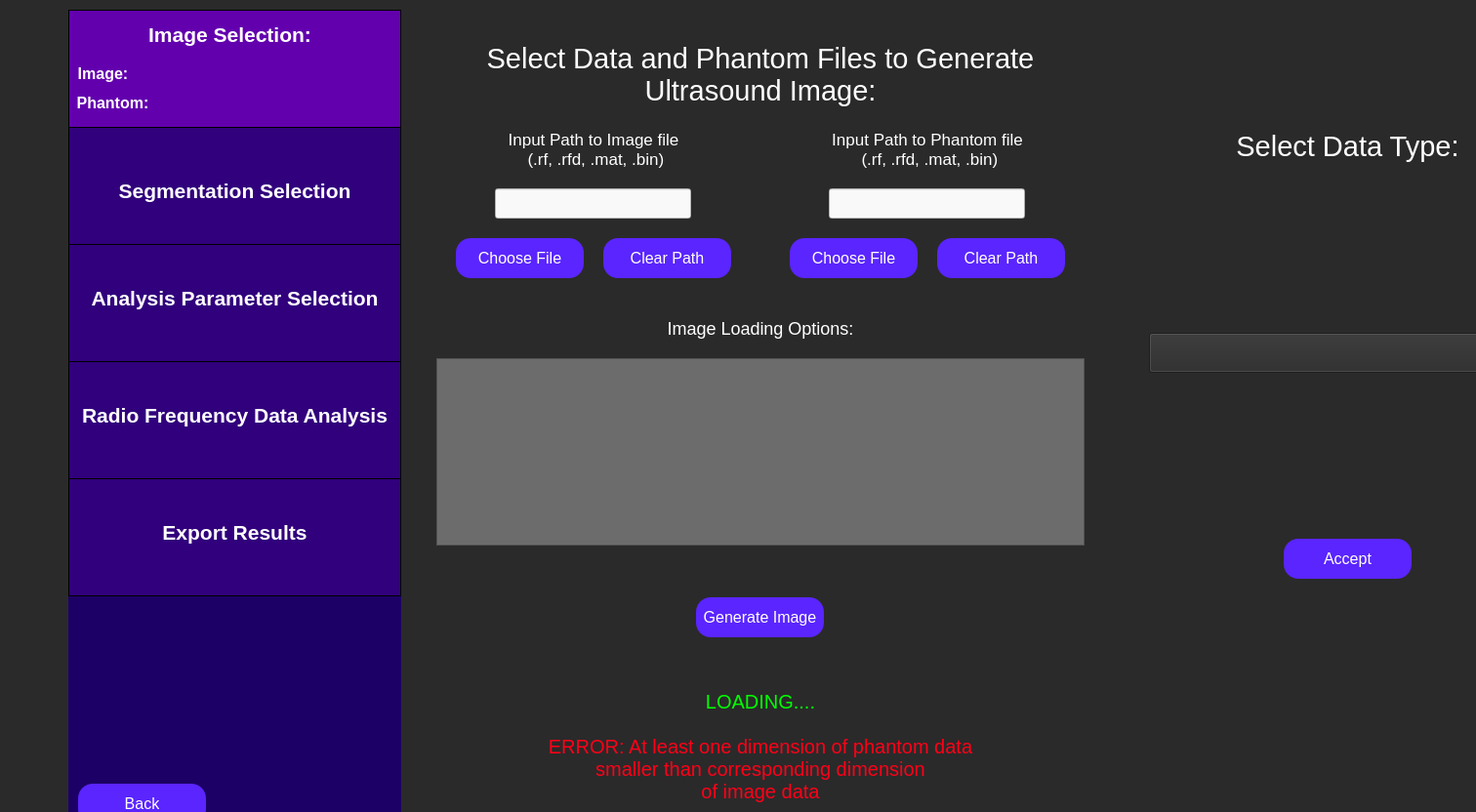
<?xml version="1.0" encoding="UTF-8"?>
<ui version="4.0">
 <class>selectImage</class>
 <widget class="QWidget" name="selectImage">
  <property name="geometry">
   <rect>
    <x>0</x>
    <y>0</y>
    <width>1512</width>
    <height>832</height>
   </rect>
  </property>
  <property name="minimumSize">
   <size>
    <width>201</width>
    <height>31</height>
   </size>
  </property>
  <property name="maximumSize">
   <size>
    <width>16777215</width>
    <height>16777215</height>
   </size>
  </property>
  <property name="windowTitle">
   <string>Select Ultrasound Image</string>
  </property>
  <property name="styleSheet">
   <string notr="true">QWidget {
	background: rgb(42, 42, 42);
}</string>
  </property>
  <widget class="QWidget" name="horizontalLayoutWidget">
   <property name="geometry">
    <rect>
     <x>70</x>
     <y>10</y>
     <width>1545</width>
     <height>844</height>
    </rect>
   </property>
   <layout class="QHBoxLayout" name="full_screen_layout" stretch="1,5,5">
    <item>
     <layout class="QVBoxLayout" name="side_bar_layout" stretch="0,0">
      <property name="spacing">
       <number>0</number>
      </property>
      <property name="sizeConstraint">
       <enum>QLayout::SetMaximumSize</enum>
      </property>
      <item>
       <widget class="QWidget" name="sidebar" native="true">
        <property name="minimumSize">
         <size>
          <width>341</width>
          <height>601</height>
         </size>
        </property>
        <property name="maximumSize">
         <size>
          <width>241</width>
          <height>601</height>
         </size>
        </property>
        <property name="toolTip">
         <string>&lt;html&gt;&lt;head/&gt;&lt;body&gt;&lt;p&gt;&lt;br/&gt;&lt;/p&gt;&lt;/body&gt;&lt;/html&gt;</string>
        </property>
        <property name="styleSheet">
         <string notr="true">QWidget {
	background-color: rgb(28, 0, 101);
}</string>
        </property>
        <widget class="QFrame" name="imageSelectionSidebar">
         <property name="geometry">
          <rect>
           <x>0</x>
           <y>0</y>
           <width>341</width>
           <height>121</height>
          </rect>
         </property>
         <property name="minimumSize">
          <size>
           <width>341</width>
           <height>121</height>
          </size>
         </property>
         <property name="maximumSize">
          <size>
           <width>341</width>
           <height>121</height>
          </size>
         </property>
         <property name="styleSheet">
          <string notr="true">QFrame {
	background-color: rgb(99, 0, 174);
	border: 1px solid black;
}</string>
         </property>
         <property name="frameShape">
          <enum>QFrame::StyledPanel</enum>
         </property>
         <property name="frameShadow">
          <enum>QFrame::Raised</enum>
         </property>
         <widget class="QLabel" name="imageSelectionLabelSidebar">
          <property name="geometry">
           <rect>
            <x>70</x>
            <y>0</y>
            <width>191</width>
            <height>51</height>
           </rect>
          </property>
          <property name="styleSheet">
           <string notr="true">QLabel {
	font-size: 21px;
	color: rgb(255, 255, 255);
	background-color: rgba(255, 255, 255, 0);
	border: 0px;
	font-weight: bold;
}</string>
          </property>
          <property name="text">
           <string>Image Selection:</string>
          </property>
          <property name="alignment">
           <set>Qt::AlignCenter</set>
          </property>
         </widget>
         <widget class="QLabel" name="imageLabel">
          <property name="geometry">
           <rect>
            <x>-60</x>
            <y>40</y>
            <width>191</width>
            <height>51</height>
           </rect>
          </property>
          <property name="styleSheet">
           <string notr="true">QLabel {
	font-size: 16px;
	color: rgb(255, 255, 255);
	background-color: rgba(255, 255, 255, 0);
	border: 0px;
	font-weight: bold;
}</string>
          </property>
          <property name="text">
           <string>Image:</string>
          </property>
          <property name="alignment">
           <set>Qt::AlignCenter</set>
          </property>
         </widget>
         <widget class="QLabel" name="phantomLabel">
          <property name="geometry">
           <rect>
            <x>-50</x>
            <y>70</y>
            <width>191</width>
            <height>51</height>
           </rect>
          </property>
          <property name="styleSheet">
           <string notr="true">QLabel {
	font-size: 16px;
	color: rgb(255, 255, 255);
	background-color: rgba(255, 255, 255, 0);
	border: 0px;
	font-weight: bold
}</string>
          </property>
          <property name="text">
           <string>Phantom:</string>
          </property>
          <property name="alignment">
           <set>Qt::AlignCenter</set>
          </property>
         </widget>
        </widget>
        <widget class="QFrame" name="roiSidebar">
         <property name="geometry">
          <rect>
           <x>0</x>
           <y>120</y>
           <width>341</width>
           <height>121</height>
          </rect>
         </property>
         <property name="maximumSize">
          <size>
           <width>341</width>
           <height>121</height>
          </size>
         </property>
         <property name="styleSheet">
          <string notr="true">QFrame {
	background-color: rgb(49, 0, 124);
	border: 1px solid black;
}</string>
         </property>
         <property name="frameShape">
          <enum>QFrame::StyledPanel</enum>
         </property>
         <property name="frameShadow">
          <enum>QFrame::Raised</enum>
         </property>
         <widget class="QLabel" name="roiSidebarLabel">
          <property name="geometry">
           <rect>
            <x>0</x>
            <y>40</y>
            <width>341</width>
            <height>51</height>
           </rect>
          </property>
          <property name="styleSheet">
           <string notr="true">QLabel {
	font-size: 21px;
	color: rgb(255, 255, 255);
	background-color: rgba(255, 255, 255, 0);
	border: 0px;
	font-weight: bold;
}</string>
          </property>
          <property name="text">
           <string>Segmentation Selection</string>
          </property>
          <property name="alignment">
           <set>Qt::AlignCenter</set>
          </property>
         </widget>
        </widget>
        <widget class="QFrame" name="rfAnalysisSidebar">
         <property name="geometry">
          <rect>
           <x>0</x>
           <y>360</y>
           <width>341</width>
           <height>121</height>
          </rect>
         </property>
         <property name="minimumSize">
          <size>
           <width>341</width>
           <height>121</height>
          </size>
         </property>
         <property name="maximumSize">
          <size>
           <width>341</width>
           <height>121</height>
          </size>
         </property>
         <property name="styleSheet">
          <string notr="true">QFrame {
	background-color:  rgb(49, 0, 124);
	border: 1px solid black;
}</string>
         </property>
         <property name="frameShape">
          <enum>QFrame::StyledPanel</enum>
         </property>
         <property name="frameShadow">
          <enum>QFrame::Raised</enum>
         </property>
         <widget class="QLabel" name="rfAnalysisLabel">
          <property name="geometry">
           <rect>
            <x>0</x>
            <y>30</y>
            <width>341</width>
            <height>51</height>
           </rect>
          </property>
          <property name="styleSheet">
           <string notr="true">QLabel {
	font-size: 21px;
	color: rgb(255, 255, 255);
	background-color: rgba(255, 255, 255, 0);
	border: 0px;
	font-weight: bold;
}</string>
          </property>
          <property name="text">
           <string>Radio Frequency Data Analysis</string>
          </property>
          <property name="alignment">
           <set>Qt::AlignCenter</set>
          </property>
         </widget>
        </widget>
        <widget class="QFrame" name="exportResultsSidebar">
         <property name="geometry">
          <rect>
           <x>0</x>
           <y>480</y>
           <width>341</width>
           <height>121</height>
          </rect>
         </property>
         <property name="minimumSize">
          <size>
           <width>341</width>
           <height>121</height>
          </size>
         </property>
         <property name="maximumSize">
          <size>
           <width>341</width>
           <height>121</height>
          </size>
         </property>
         <property name="styleSheet">
          <string notr="true">QFrame {
	background-color:  rgb(49, 0, 124);
	border: 1px solid black;
}</string>
         </property>
         <property name="frameShape">
          <enum>QFrame::StyledPanel</enum>
         </property>
         <property name="frameShadow">
          <enum>QFrame::Raised</enum>
         </property>
         <widget class="QLabel" name="exportResultsLabel">
          <property name="geometry">
           <rect>
            <x>20</x>
            <y>30</y>
            <width>301</width>
            <height>51</height>
           </rect>
          </property>
          <property name="styleSheet">
           <string notr="true">QLabel {
	font-size: 21px;
	color: rgb(255, 255, 255);
	background-color: rgba(255, 255, 255, 0);
	border: 0px;
	font-weight: bold;
}</string>
          </property>
          <property name="text">
           <string>Export Results</string>
          </property>
          <property name="alignment">
           <set>Qt::AlignCenter</set>
          </property>
         </widget>
        </widget>
        <widget class="QFrame" name="analysisParamsSidebar">
         <property name="geometry">
          <rect>
           <x>0</x>
           <y>240</y>
           <width>341</width>
           <height>121</height>
          </rect>
         </property>
         <property name="maximumSize">
          <size>
           <width>341</width>
           <height>121</height>
          </size>
         </property>
         <property name="styleSheet">
          <string notr="true">QFrame {
	background-color: rgb(49, 0, 124);
	border: 1px solid black;
}</string>
         </property>
         <property name="frameShape">
          <enum>QFrame::StyledPanel</enum>
         </property>
         <property name="frameShadow">
          <enum>QFrame::Raised</enum>
         </property>
         <widget class="QLabel" name="analysisParamsLabel">
          <property name="geometry">
           <rect>
            <x>0</x>
            <y>30</y>
            <width>341</width>
            <height>51</height>
           </rect>
          </property>
          <property name="styleSheet">
           <string notr="true">QLabel {
	font-size: 21px;
	color: rgb(255, 255, 255);
	background-color: rgba(255, 255, 255, 0);
	border: 0px;
	font-weight:bold;
}</string>
          </property>
          <property name="text">
           <string>Analysis Parameter Selection</string>
          </property>
          <property name="alignment">
           <set>Qt::AlignCenter</set>
          </property>
         </widget>
        </widget>
       </widget>
      </item>
      <item>
       <widget class="QFrame" name="gridFrame">
        <property name="minimumSize">
         <size>
          <width>341</width>
          <height>0</height>
         </size>
        </property>
        <property name="maximumSize">
         <size>
          <width>341</width>
          <height>16777215</height>
         </size>
        </property>
        <property name="styleSheet">
         <string notr="true">QFrame {
	background-color: rgb(28, 0, 101);
}</string>
        </property>
        <layout class="QGridLayout" name="backButtonGrid" rowstretch="0,0">
         <property name="sizeConstraint">
          <enum>QLayout::SetMinAndMaxSize</enum>
         </property>
         <property name="leftMargin">
          <number>10</number>
         </property>
         <property name="topMargin">
          <number>10</number>
         </property>
         <property name="rightMargin">
          <number>10</number>
         </property>
         <property name="bottomMargin">
          <number>10</number>
         </property>
         <item row="0" column="0">
          <spacer name="verticalSpacer">
           <property name="orientation">
            <enum>Qt::Vertical</enum>
           </property>
           <property name="sizeHint" stdset="0">
            <size>
             <width>20</width>
             <height>40</height>
            </size>
           </property>
          </spacer>
         </item>
         <item row="1" column="1">
          <spacer name="horizontalSpacer">
           <property name="orientation">
            <enum>Qt::Horizontal</enum>
           </property>
           <property name="sizeHint" stdset="0">
            <size>
             <width>40</width>
             <height>20</height>
            </size>
           </property>
          </spacer>
         </item>
         <item row="1" column="0">
          <widget class="QPushButton" name="back_button">
           <property name="minimumSize">
            <size>
             <width>131</width>
             <height>41</height>
            </size>
           </property>
           <property name="maximumSize">
            <size>
             <width>131</width>
             <height>41</height>
            </size>
           </property>
           <property name="styleSheet">
            <string notr="true">QPushButton {
	color: white;
	font-size: 16px;
	background: rgb(90, 37, 255);
	border-radius: 15px;
}</string>
           </property>
           <property name="text">
            <string>Back</string>
           </property>
          </widget>
         </item>
        </layout>
       </widget>
      </item>
     </layout>
    </item>
    <item>
     <layout class="QVBoxLayout" name="img_selection_layout" stretch="2,2,0,0,3,0,2">
      <property name="spacing">
       <number>20</number>
      </property>
      <property name="leftMargin">
       <number>30</number>
      </property>
      <property name="topMargin">
       <number>30</number>
      </property>
      <property name="rightMargin">
       <number>30</number>
      </property>
      <property name="bottomMargin">
       <number>30</number>
      </property>
      <item>
       <widget class="QLabel" name="select_data_label">
        <property name="styleSheet">
         <string notr="true">QLabel {
	font-size: 29px;
	color: rgb(255, 255, 255);
	background-color: rgba(255, 255, 255, 0);
}</string>
        </property>
        <property name="text">
         <string>Select Data and Phantom Files to Generate Ultrasound Image:</string>
        </property>
        <property name="textFormat">
         <enum>Qt::AutoText</enum>
        </property>
        <property name="scaledContents">
         <bool>false</bool>
        </property>
        <property name="alignment">
         <set>Qt::AlignCenter</set>
        </property>
        <property name="wordWrap">
         <bool>true</bool>
        </property>
       </widget>
      </item>
      <item>
       <layout class="QHBoxLayout" name="chooseImgPhantLayout">
        <item>
         <layout class="QVBoxLayout" name="chooseImgLayout">
          <property name="leftMargin">
           <number>20</number>
          </property>
          <property name="rightMargin">
           <number>20</number>
          </property>
          <item>
           <spacer name="verticalSpacer_2">
            <property name="orientation">
             <enum>Qt::Vertical</enum>
            </property>
            <property name="sizeHint" stdset="0">
             <size>
              <width>20</width>
              <height>40</height>
             </size>
            </property>
           </spacer>
          </item>
          <item>
           <widget class="QLabel" name="image_path_label">
            <property name="styleSheet">
             <string notr="true">QLabel {
	background-color: rgba(255, 255, 255, 0);
	color: white;
	font-size: 17px;
}</string>
            </property>
            <property name="text">
             <string>Input Path to Image file
 (.rf, .rfd, .mat, .bin)</string>
            </property>
            <property name="alignment">
             <set>Qt::AlignCenter</set>
            </property>
            <property name="textInteractionFlags">
             <set>Qt::NoTextInteraction</set>
            </property>
           </widget>
          </item>
          <item alignment="Qt::AlignHCenter|Qt::AlignVCenter">
           <widget class="QLineEdit" name="image_path_input">
            <property name="minimumSize">
             <size>
              <width>201</width>
              <height>31</height>
             </size>
            </property>
            <property name="maximumSize">
             <size>
              <width>401</width>
              <height>31</height>
             </size>
            </property>
            <property name="styleSheet">
             <string notr="true">QLineEdit {
	background-color: rgb(249, 249, 249);
	color: black;
}</string>
            </property>
           </widget>
          </item>
          <item>
           <layout class="QHBoxLayout" name="chooseImageButtonsLayout">
            <item>
             <widget class="QPushButton" name="choose_image_path_button">
              <property name="minimumSize">
               <size>
                <width>131</width>
                <height>41</height>
               </size>
              </property>
              <property name="maximumSize">
               <size>
                <width>131</width>
                <height>41</height>
               </size>
              </property>
              <property name="styleSheet">
               <string notr="true">QPushButton {
	color: white;
	font-size: 16px;
	background: rgb(90, 37, 255);
	border-radius: 15px;
}</string>
              </property>
              <property name="text">
               <string>Choose File</string>
              </property>
             </widget>
            </item>
            <item>
             <widget class="QPushButton" name="clear_image_path_button">
              <property name="minimumSize">
               <size>
                <width>131</width>
                <height>41</height>
               </size>
              </property>
              <property name="maximumSize">
               <size>
                <width>131</width>
                <height>41</height>
               </size>
              </property>
              <property name="styleSheet">
               <string notr="true">QPushButton {
	color: white;
	font-size: 16px;
	background: rgb(90, 37, 255);
	border-radius: 15px;
}</string>
              </property>
              <property name="text">
               <string>Clear Path</string>
              </property>
             </widget>
            </item>
           </layout>
          </item>
          <item>
           <spacer name="verticalSpacer_3">
            <property name="orientation">
             <enum>Qt::Vertical</enum>
            </property>
            <property name="sizeHint" stdset="0">
             <size>
              <width>20</width>
              <height>40</height>
             </size>
            </property>
           </spacer>
          </item>
         </layout>
        </item>
        <item>
         <layout class="QVBoxLayout" name="choosePhantomLayout">
          <property name="leftMargin">
           <number>20</number>
          </property>
          <property name="rightMargin">
           <number>20</number>
          </property>
          <item>
           <spacer name="verticalSpacer_4">
            <property name="orientation">
             <enum>Qt::Vertical</enum>
            </property>
            <property name="sizeHint" stdset="0">
             <size>
              <width>20</width>
              <height>40</height>
             </size>
            </property>
           </spacer>
          </item>
          <item>
           <widget class="QLabel" name="phantom_path_label">
            <property name="styleSheet">
             <string notr="true">QLabel {
	background-color: rgba(255, 255, 255, 0);
	color: white;
	font-size: 17px;
}</string>
            </property>
            <property name="text">
             <string>Input Path to Phantom file
 (.rf, .rfd, .mat, .bin)</string>
            </property>
            <property name="alignment">
             <set>Qt::AlignCenter</set>
            </property>
            <property name="textInteractionFlags">
             <set>Qt::NoTextInteraction</set>
            </property>
           </widget>
          </item>
          <item alignment="Qt::AlignHCenter|Qt::AlignVCenter">
           <widget class="QLineEdit" name="phantom_path_input">
            <property name="minimumSize">
             <size>
              <width>201</width>
              <height>31</height>
             </size>
            </property>
            <property name="maximumSize">
             <size>
              <width>401</width>
              <height>31</height>
             </size>
            </property>
            <property name="styleSheet">
             <string notr="true">QLineEdit {
	background-color: rgb(249, 249, 249);
	color: black;
}</string>
            </property>
           </widget>
          </item>
          <item>
           <layout class="QHBoxLayout" name="choosePhantomButtonsLayout">
            <item>
             <widget class="QPushButton" name="choose_phantom_path_button">
              <property name="minimumSize">
               <size>
                <width>131</width>
                <height>41</height>
               </size>
              </property>
              <property name="maximumSize">
               <size>
                <width>131</width>
                <height>41</height>
               </size>
              </property>
              <property name="styleSheet">
               <string notr="true">QPushButton {
	color: white;
	font-size: 16px;
	background: rgb(90, 37, 255);
	border-radius: 15px;
}</string>
              </property>
              <property name="text">
               <string>Choose File</string>
              </property>
             </widget>
            </item>
            <item>
             <widget class="QPushButton" name="clear_phantom_path_button">
              <property name="minimumSize">
               <size>
                <width>131</width>
                <height>41</height>
               </size>
              </property>
              <property name="maximumSize">
               <size>
                <width>131</width>
                <height>41</height>
               </size>
              </property>
              <property name="styleSheet">
               <string notr="true">QPushButton {
	color: white;
	font-size: 16px;
	background: rgb(90, 37, 255);
	border-radius: 15px;
}</string>
              </property>
              <property name="text">
               <string>Clear Path</string>
              </property>
             </widget>
            </item>
           </layout>
          </item>
          <item>
           <spacer name="verticalSpacer_5">
            <property name="orientation">
             <enum>Qt::Vertical</enum>
            </property>
            <property name="sizeHint" stdset="0">
             <size>
              <width>20</width>
              <height>40</height>
             </size>
            </property>
           </spacer>
          </item>
         </layout>
        </item>
       </layout>
      </item>
      <item>
       <widget class="QLabel" name="analysis_kwargs_label">
        <property name="styleSheet">
         <string notr="true">QLabel {
	font-size: 18px;
	color: rgb(255, 255, 255);
	background-color: rgba(255, 255, 255, 0);
}</string>
        </property>
        <property name="text">
         <string>
Image Loading Options:</string>
        </property>
        <property name="textFormat">
         <enum>Qt::AutoText</enum>
        </property>
        <property name="scaledContents">
         <bool>false</bool>
        </property>
        <property name="alignment">
         <set>Qt::AlignCenter</set>
        </property>
        <property name="wordWrap">
         <bool>true</bool>
        </property>
       </widget>
      </item>
      <item>
       <widget class="QTextEdit" name="analysis_kwargs_box">
        <property name="styleSheet">
         <string notr="true">QTextEdit {
	background: rgb(108, 108, 108);
	color: white;
}</string>
        </property>
       </widget>
      </item>
      <item alignment="Qt::AlignHCenter|Qt::AlignVCenter">
       <widget class="QPushButton" name="generate_image_button">
        <property name="minimumSize">
         <size>
          <width>131</width>
          <height>41</height>
         </size>
        </property>
        <property name="maximumSize">
         <size>
          <width>131</width>
          <height>41</height>
         </size>
        </property>
        <property name="styleSheet">
         <string notr="true">QPushButton {
	color: white;
	font-size: 16px;
	background: rgb(90, 37, 255);
	border-radius: 15px;
}</string>
        </property>
        <property name="text">
         <string>Generate Image</string>
        </property>
       </widget>
      </item>
      <item>
       <widget class="QLabel" name="loading_screen_label">
        <property name="styleSheet">
         <string notr="true">QLabel {
	color: rgb(0, 255, 0);
	font-size: 20px;
	background-color: rgba(255, 255, 255, 0);
}</string>
        </property>
        <property name="text">
         <string>LOADING....</string>
        </property>
        <property name="alignment">
         <set>Qt::AlignCenter</set>
        </property>
       </widget>
      </item>
      <item>
       <widget class="QLabel" name="select_image_error_msg">
        <property name="styleSheet">
         <string notr="true">QLabel {
	color: rgb(255, 0, 23);
	font-size: 20px;
	background-color: rgba(255, 255, 255, 0);
}</string>
        </property>
        <property name="text">
         <string>ERROR: At least one dimension of phantom data
smaller than corresponding dimension
of image data</string>
        </property>
        <property name="alignment">
         <set>Qt::AlignCenter</set>
        </property>
       </widget>
      </item>
     </layout>
    </item>
    <item>
     <layout class="QVBoxLayout" name="select_type_layout" stretch="2,2,2,1">
      <property name="spacing">
       <number>50</number>
      </property>
      <property name="leftMargin">
       <number>30</number>
      </property>
      <property name="rightMargin">
       <number>30</number>
      </property>
      <item alignment="Qt::AlignHCenter|Qt::AlignVCenter">
       <widget class="QLabel" name="select_type_label">
        <property name="styleSheet">
         <string notr="true">QLabel {
	font-size: 29px;
	color: rgb(255, 255, 255);
	background-color: rgba(255, 255, 255, 0);
}</string>
        </property>
        <property name="text">
         <string>Select Data Type:</string>
        </property>
        <property name="textFormat">
         <enum>Qt::AutoText</enum>
        </property>
        <property name="scaledContents">
         <bool>false</bool>
        </property>
        <property name="alignment">
         <set>Qt::AlignCenter</set>
        </property>
        <property name="wordWrap">
         <bool>true</bool>
        </property>
       </widget>
      </item>
      <item>
       <widget class="QComboBox" name="scan_type_dropdown">
        <property name="minimumSize">
         <size>
          <width>180</width>
          <height>41</height>
         </size>
        </property>
        <property name="maximumSize">
         <size>
          <width>16777215</width>
          <height>16777215</height>
         </size>
        </property>
        <property name="font">
         <font>
          <pointsize>16</pointsize>
         </font>
        </property>
        <property name="styleSheet">
         <string notr="true">QComboBox {
	color: white;
}</string>
        </property>
       </widget>
      </item>
      <item alignment="Qt::AlignHCenter|Qt::AlignVCenter">
       <widget class="QPushButton" name="accept_type_button">
        <property name="minimumSize">
         <size>
          <width>131</width>
          <height>41</height>
         </size>
        </property>
        <property name="maximumSize">
         <size>
          <width>131</width>
          <height>41</height>
         </size>
        </property>
        <property name="styleSheet">
         <string notr="true">QPushButton {
	color: white;
	font-size: 16px;
	background: rgb(90, 37, 255);
	border-radius: 15px;
}</string>
        </property>
        <property name="text">
         <string>Accept</string>
        </property>
       </widget>
      </item>
      <item>
       <spacer name="verticalSpacer_10">
        <property name="orientation">
         <enum>Qt::Vertical</enum>
        </property>
        <property name="sizeHint" stdset="0">
         <size>
          <width>20</width>
          <height>40</height>
         </size>
        </property>
       </spacer>
      </item>
     </layout>
    </item>
   </layout>
  </widget>
 </widget>
 <resources/>
 <connections/>
</ui>
